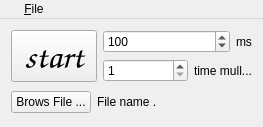
<?xml version="1.0" encoding="UTF-8"?>
<ui version="4.0">
 <class>MainWindow</class>
 <widget class="QMainWindow" name="MainWindow">
  <property name="geometry">
   <rect>
    <x>0</x>
    <y>0</y>
    <width>263</width>
    <height>127</height>
   </rect>
  </property>
  <property name="windowTitle">
   <string>MainWindow</string>
  </property>
  <widget class="QWidget" name="centralWidget">
   <layout class="QGridLayout" name="gridLayout">
    <item row="0" column="0">
     <layout class="QHBoxLayout" name="horizontalLayout_3">
      <item>
       <widget class="QToolButton" name="toolButton">
        <property name="font">
         <font>
          <family>Comic Sans MS</family>
          <pointsize>26</pointsize>
          <weight>50</weight>
          <italic>false</italic>
          <bold>false</bold>
         </font>
        </property>
        <property name="text">
         <string>start</string>
        </property>
       </widget>
      </item>
      <item>
       <layout class="QVBoxLayout" name="verticalLayout">
        <item>
         <layout class="QHBoxLayout" name="horizontalLayout" stretch="1,0">
          <item>
           <widget class="QSpinBox" name="time">
            <property name="minimum">
             <number>50</number>
            </property>
            <property name="maximum">
             <number>10000</number>
            </property>
            <property name="singleStep">
             <number>50</number>
            </property>
            <property name="value">
             <number>100</number>
            </property>
           </widget>
          </item>
          <item>
           <widget class="QLabel" name="label">
            <property name="text">
             <string>ms</string>
            </property>
           </widget>
          </item>
         </layout>
        </item>
        <item>
         <layout class="QHBoxLayout" name="horizontalLayout_2" stretch="1,0">
          <item>
           <widget class="QSpinBox" name="stime">
            <property name="minimum">
             <number>1</number>
            </property>
            <property name="maximum">
             <number>100</number>
            </property>
            <property name="singleStep">
             <number>1</number>
            </property>
            <property name="value">
             <number>1</number>
            </property>
           </widget>
          </item>
          <item>
           <widget class="QLabel" name="label_2">
            <property name="toolTip">
             <string>&lt;!DOCTYPE HTML PUBLIC &quot;-//W3C//DTD HTML 4.0//EN&quot; &quot;http://www.w3.org/TR/REC-html40/strict.dtd&quot;&gt;
&lt;html&gt;&lt;head&gt;&lt;meta name=&quot;qrichtext&quot; content=&quot;1&quot; /&gt;&lt;style type=&quot;text/css&quot;&gt;
p, li { white-space: pre-wrap; }
&lt;/style&gt;&lt;/head&gt;&lt;body style=&quot; font-family:'MS Shell Dlg 2'; font-size:8.25pt; font-weight:400; font-style:normal;&quot;&gt;
&lt;p style=&quot; margin-top:0px; margin-bottom:0px; margin-left:0px; margin-right:0px; -qt-block-indent:0; text-indent:0px;&quot;&gt;&lt;span style=&quot; font-size:8pt;&quot;&gt;simulation time multiplier : &lt;/span&gt;&lt;/p&gt;
&lt;p style=&quot; margin-top:0px; margin-bottom:0px; margin-left:0px; margin-right:0px; -qt-block-indent:0; text-indent:0px;&quot;&gt;&lt;span style=&quot; font-size:8pt;&quot;&gt;the multiplier required for simulation time .&lt;/span&gt;&lt;/p&gt;&lt;/body&gt;&lt;/html&gt;</string>
            </property>
            <property name="text">
             <string>time mull...</string>
            </property>
           </widget>
          </item>
         </layout>
        </item>
       </layout>
      </item>
     </layout>
    </item>
    <item row="1" column="0">
     <layout class="QHBoxLayout" name="horizontalLayout_4" stretch="0,1">
      <item>
       <widget class="QPushButton" name="browsbutton">
        <property name="text">
         <string>Brows File ...</string>
        </property>
       </widget>
      </item>
      <item>
       <widget class="QLabel" name="filename">
        <property name="text">
         <string>File name .</string>
        </property>
       </widget>
      </item>
     </layout>
    </item>
   </layout>
  </widget>
  <widget class="QMenuBar" name="menuBar">
   <property name="geometry">
    <rect>
     <x>0</x>
     <y>0</y>
     <width>263</width>
     <height>21</height>
    </rect>
   </property>
   <widget class="QMenu" name="menu">
    <property name="title">
     <string>&amp;</string>
    </property>
   </widget>
   <widget class="QMenu" name="menu_File">
    <property name="title">
     <string>&amp;File</string>
    </property>
    <addaction name="action_Close"/>
   </widget>
   <addaction name="menu"/>
   <addaction name="menu_File"/>
  </widget>
  <action name="action_Close">
   <property name="text">
    <string>&amp;Close</string>
   </property>
   <property name="shortcut">
    <string>Ctrl+Q</string>
   </property>
  </action>
 </widget>
 <layoutdefault spacing="6" margin="11"/>
 <resources/>
 <connections/>
</ui>
